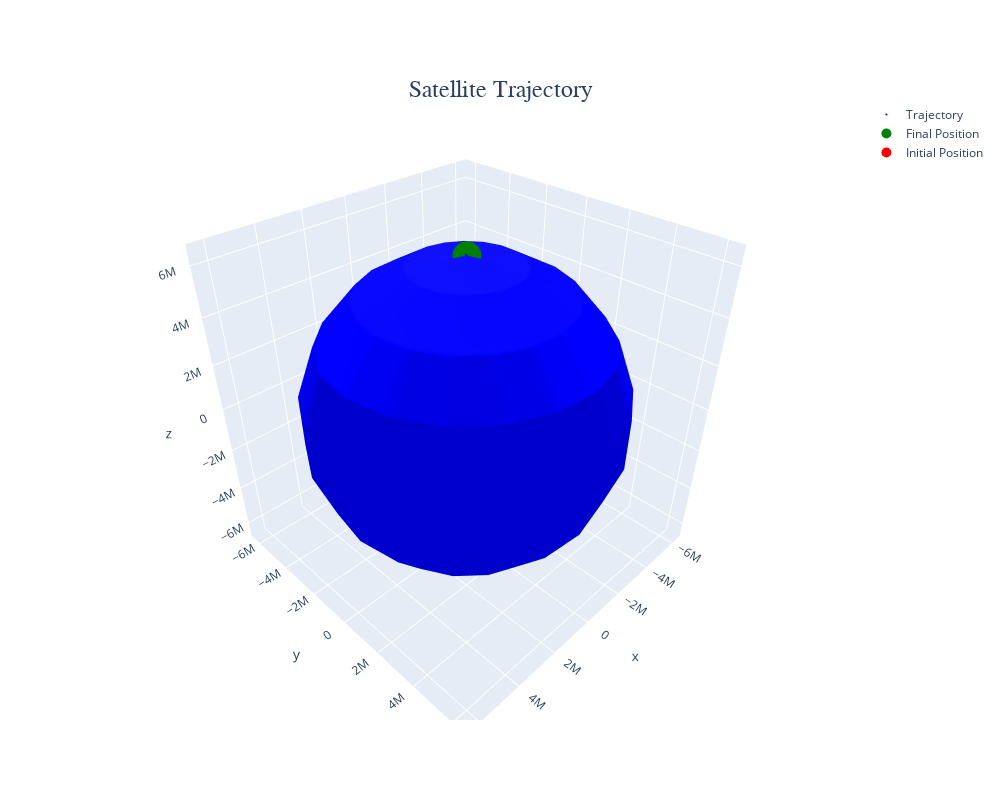

Notebook cell for this chart:
### Code cell
plot_orbit(sim2.X)

### Figure 1 — Plotly figure (JSON) as saved in the notebook; plotly's stock layout.template omitted (floating-point values rounded to 4 significant figures; data arrays with more than 128 entries replaced by an {"elided": "..."} marker saying what was removed)
{"data": [{"marker": {"color": "blue", "size": 1}, "mode": "markers", "name": "Trajectory", "type": "scatter3d", "x": {"elided": "5000 float values"}, "y": {"elided": "5000 float values"}, "z": {"elided": "5000 float values"}}, {"marker": {"color": "green", "size": 10}, "mode": "markers", "name": "Final Position", "type": "scatter3d", "x": [99.92], "y": [0], "z": [6381000.0]}, {"marker": {"color": "red", "size": 10}, "mode": "markers", "name": "Initial Position", "type": "scatter3d", "x": [0], "y": [0], "z": [6378000.0]}, {"colorscale": [[0, "blue"], [1, "blue"]], "name": "Earth", "showlegend": false, "showscale": false, "type": "surface", "x": {"elided": "20x10 float values"}, "y": {"elided": "20x10 float values"}, "z": {"elided": "20x10 float values"}}], "layout": {"height": 800, "title": {"font": {"family": "Garamond", "size": 24}, "text": "Satellite Trajectory", "x": 0.5, "y": 0.9}, "width": 1000}}
